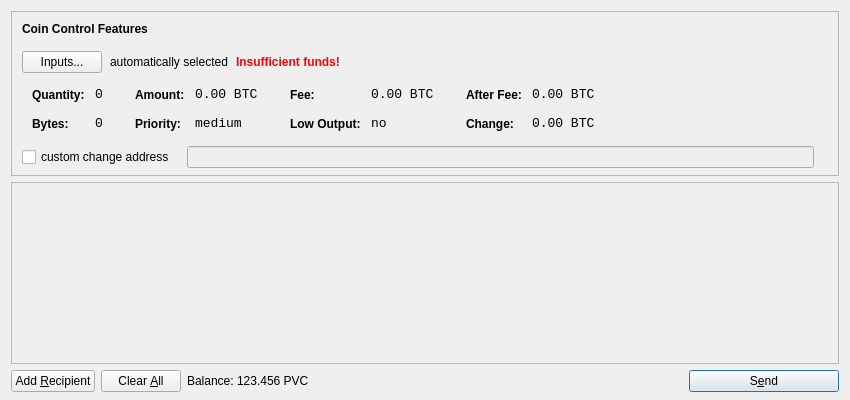
<?xml version="1.0" encoding="UTF-8"?>
<ui version="4.0">
 <class>SendCoinsDialog</class>
 <widget class="QDialog" name="SendCoinsDialog">
  <property name="geometry">
   <rect>
    <x>0</x>
    <y>0</y>
    <width>850</width>
    <height>400</height>
   </rect>
  </property>
  <property name="windowTitle">
   <string>Send Coins</string>
  </property>
  <layout class="QVBoxLayout" name="verticalLayout" stretch="0,1,0">
   <property name="bottomMargin">
    <number>8</number>
   </property>
   <item>
    <widget class="QFrame" name="frameCoinControl">
     <property name="sizePolicy">
      <sizepolicy hsizetype="Expanding" vsizetype="Expanding">
       <horstretch>0</horstretch>
       <verstretch>0</verstretch>
      </sizepolicy>
     </property>
     <property name="maximumSize">
      <size>
       <width>16777215</width>
       <height>16777215</height>
      </size>
     </property>
     <property name="frameShape">
      <enum>QFrame::StyledPanel</enum>
     </property>
     <property name="frameShadow">
      <enum>QFrame::Sunken</enum>
     </property>
     <layout class="QVBoxLayout" name="verticalLayoutCoinControl2">
      <property name="spacing">
       <number>-1</number>
      </property>
      <property name="leftMargin">
       <number>0</number>
      </property>
      <property name="topMargin">
       <number>0</number>
      </property>
      <property name="rightMargin">
       <number>0</number>
      </property>
      <property name="bottomMargin">
       <number>6</number>
      </property>
      <item>
       <layout class="QVBoxLayout" name="verticalLayoutCoinControl" stretch="0,0,0,0,1">
        <property name="spacing">
         <number>0</number>
        </property>
        <property name="leftMargin">
         <number>10</number>
        </property>
        <property name="topMargin">
         <number>10</number>
        </property>
        <item>
         <layout class="QHBoxLayout" name="horizontalLayoutCoinControl1">
          <property name="bottomMargin">
           <number>15</number>
          </property>
          <item>
           <widget class="QLabel" name="labelCoinControlFeatures">
            <property name="sizePolicy">
             <sizepolicy hsizetype="Preferred" vsizetype="Maximum">
              <horstretch>0</horstretch>
              <verstretch>0</verstretch>
             </sizepolicy>
            </property>
            <property name="font">
             <font>
              <weight>75</weight>
              <bold>true</bold>
             </font>
            </property>
            <property name="styleSheet">
             <string notr="true">font-weight:bold;</string>
            </property>
            <property name="text">
             <string>Coin Control Features</string>
            </property>
           </widget>
          </item>
         </layout>
        </item>
        <item>
         <layout class="QHBoxLayout" name="horizontalLayoutCoinControl2" stretch="0,0,0,0">
          <property name="spacing">
           <number>8</number>
          </property>
          <property name="bottomMargin">
           <number>10</number>
          </property>
          <item>
           <widget class="QPushButton" name="pushButtonCoinControl">
            <property name="styleSheet">
             <string notr="true"/>
            </property>
            <property name="text">
             <string>Inputs...</string>
            </property>
           </widget>
          </item>
          <item>
           <widget class="QLabel" name="labelCoinControlAutomaticallySelected">
            <property name="text">
             <string>automatically selected</string>
            </property>
            <property name="margin">
             <number>5</number>
            </property>
           </widget>
          </item>
          <item>
           <widget class="QLabel" name="labelCoinControlInsuffFunds">
            <property name="font">
             <font>
              <weight>75</weight>
              <bold>true</bold>
             </font>
            </property>
            <property name="styleSheet">
             <string notr="true">color:red;font-weight:bold;</string>
            </property>
            <property name="text">
             <string>Insufficient funds!</string>
            </property>
            <property name="margin">
             <number>5</number>
            </property>
           </widget>
          </item>
          <item>
           <spacer name="horizontalSpacerCoinControl">
            <property name="orientation">
             <enum>Qt::Horizontal</enum>
            </property>
            <property name="sizeHint" stdset="0">
             <size>
              <width>40</width>
              <height>1</height>
             </size>
            </property>
           </spacer>
          </item>
         </layout>
        </item>
        <item>
         <widget class="QWidget" name="widgetCoinControl" native="true">
          <property name="sizePolicy">
           <sizepolicy hsizetype="Preferred" vsizetype="Preferred">
            <horstretch>0</horstretch>
            <verstretch>0</verstretch>
           </sizepolicy>
          </property>
          <property name="minimumSize">
           <size>
            <width>0</width>
            <height>0</height>
           </size>
          </property>
          <property name="styleSheet">
           <string notr="true"/>
          </property>
          <layout class="QHBoxLayout" name="horizontalLayoutCoinControl5">
           <property name="margin">
            <number>0</number>
           </property>
           <item>
            <layout class="QHBoxLayout" name="horizontalLayoutCoinControl3" stretch="0,0,0,1">
             <property name="spacing">
              <number>20</number>
             </property>
             <property name="topMargin">
              <number>0</number>
             </property>
             <property name="bottomMargin">
              <number>10</number>
             </property>
             <item>
              <layout class="QFormLayout" name="formLayoutCoinControl1">
               <property name="horizontalSpacing">
                <number>10</number>
               </property>
               <property name="verticalSpacing">
                <number>14</number>
               </property>
               <property name="leftMargin">
                <number>10</number>
               </property>
               <property name="topMargin">
                <number>4</number>
               </property>
               <property name="rightMargin">
                <number>6</number>
               </property>
               <item row="0" column="0">
                <widget class="QLabel" name="labelCoinControlQuantityText">
                 <property name="styleSheet">
                  <string notr="true">font-weight:bold;</string>
                 </property>
                 <property name="text">
                  <string>Quantity:</string>
                 </property>
                 <property name="margin">
                  <number>0</number>
                 </property>
                </widget>
               </item>
               <item row="0" column="1">
                <widget class="QLabel" name="labelCoinControlQuantity">
                 <property name="font">
                  <font>
                   <family>Monospace</family>
                   <pointsize>10</pointsize>
                  </font>
                 </property>
                 <property name="cursor">
                  <cursorShape>IBeamCursor</cursorShape>
                 </property>
                 <property name="contextMenuPolicy">
                  <enum>Qt::ActionsContextMenu</enum>
                 </property>
                 <property name="text">
                  <string notr="true">0</string>
                 </property>
                 <property name="margin">
                  <number>0</number>
                 </property>
                 <property name="textInteractionFlags">
                  <set>Qt::LinksAccessibleByMouse|Qt::TextSelectableByKeyboard|Qt::TextSelectableByMouse</set>
                 </property>
                </widget>
               </item>
               <item row="1" column="0">
                <widget class="QLabel" name="labelCoinControlBytesText">
                 <property name="styleSheet">
                  <string notr="true">font-weight:bold;</string>
                 </property>
                 <property name="text">
                  <string>Bytes:</string>
                 </property>
                </widget>
               </item>
               <item row="1" column="1">
                <widget class="QLabel" name="labelCoinControlBytes">
                 <property name="font">
                  <font>
                   <family>Monospace</family>
                   <pointsize>10</pointsize>
                  </font>
                 </property>
                 <property name="cursor">
                  <cursorShape>IBeamCursor</cursorShape>
                 </property>
                 <property name="contextMenuPolicy">
                  <enum>Qt::ActionsContextMenu</enum>
                 </property>
                 <property name="text">
                  <string notr="true">0</string>
                 </property>
                 <property name="textInteractionFlags">
                  <set>Qt::LinksAccessibleByMouse|Qt::TextSelectableByKeyboard|Qt::TextSelectableByMouse</set>
                 </property>
                </widget>
               </item>
              </layout>
             </item>
             <item>
              <layout class="QFormLayout" name="formLayoutCoinControl2">
               <property name="horizontalSpacing">
                <number>10</number>
               </property>
               <property name="verticalSpacing">
                <number>14</number>
               </property>
               <property name="leftMargin">
                <number>6</number>
               </property>
               <property name="topMargin">
                <number>4</number>
               </property>
               <property name="rightMargin">
                <number>6</number>
               </property>
               <item row="0" column="0">
                <widget class="QLabel" name="labelCoinControlAmountText">
                 <property name="styleSheet">
                  <string notr="true">font-weight:bold;</string>
                 </property>
                 <property name="text">
                  <string>Amount:</string>
                 </property>
                 <property name="margin">
                  <number>0</number>
                 </property>
                </widget>
               </item>
               <item row="0" column="1">
                <widget class="QLabel" name="labelCoinControlAmount">
                 <property name="font">
                  <font>
                   <family>Monospace</family>
                   <pointsize>10</pointsize>
                  </font>
                 </property>
                 <property name="cursor">
                  <cursorShape>IBeamCursor</cursorShape>
                 </property>
                 <property name="contextMenuPolicy">
                  <enum>Qt::ActionsContextMenu</enum>
                 </property>
                 <property name="text">
                  <string notr="true">0.00 BTC</string>
                 </property>
                 <property name="textInteractionFlags">
                  <set>Qt::LinksAccessibleByMouse|Qt::TextSelectableByKeyboard|Qt::TextSelectableByMouse</set>
                 </property>
                </widget>
               </item>
               <item row="1" column="0">
                <widget class="QLabel" name="labelCoinControlPriorityText">
                 <property name="styleSheet">
                  <string notr="true">font-weight:bold;</string>
                 </property>
                 <property name="text">
                  <string>Priority:</string>
                 </property>
                </widget>
               </item>
               <item row="1" column="1">
                <widget class="QLabel" name="labelCoinControlPriority">
                 <property name="font">
                  <font>
                   <family>Monospace</family>
                   <pointsize>10</pointsize>
                  </font>
                 </property>
                 <property name="cursor">
                  <cursorShape>IBeamCursor</cursorShape>
                 </property>
                 <property name="contextMenuPolicy">
                  <enum>Qt::ActionsContextMenu</enum>
                 </property>
                 <property name="text">
                  <string>medium</string>
                 </property>
                 <property name="textInteractionFlags">
                  <set>Qt::LinksAccessibleByMouse|Qt::TextSelectableByKeyboard|Qt::TextSelectableByMouse</set>
                 </property>
                </widget>
               </item>
              </layout>
             </item>
             <item>
              <layout class="QFormLayout" name="formLayoutCoinControl3">
               <property name="horizontalSpacing">
                <number>10</number>
               </property>
               <property name="verticalSpacing">
                <number>14</number>
               </property>
               <property name="leftMargin">
                <number>6</number>
               </property>
               <property name="topMargin">
                <number>4</number>
               </property>
               <property name="rightMargin">
                <number>6</number>
               </property>
               <item row="0" column="0">
                <widget class="QLabel" name="labelCoinControlFeeText">
                 <property name="styleSheet">
                  <string notr="true">font-weight:bold;</string>
                 </property>
                 <property name="text">
                  <string>Fee:</string>
                 </property>
                 <property name="margin">
                  <number>0</number>
                 </property>
                </widget>
               </item>
               <item row="0" column="1">
                <widget class="QLabel" name="labelCoinControlFee">
                 <property name="font">
                  <font>
                   <family>Monospace</family>
                   <pointsize>10</pointsize>
                  </font>
                 </property>
                 <property name="cursor">
                  <cursorShape>IBeamCursor</cursorShape>
                 </property>
                 <property name="contextMenuPolicy">
                  <enum>Qt::ActionsContextMenu</enum>
                 </property>
                 <property name="text">
                  <string notr="true">0.00 BTC</string>
                 </property>
                 <property name="textInteractionFlags">
                  <set>Qt::LinksAccessibleByMouse|Qt::TextSelectableByKeyboard|Qt::TextSelectableByMouse</set>
                 </property>
                </widget>
               </item>
               <item row="1" column="0">
                <widget class="QLabel" name="labelCoinControlLowOutputText">
                 <property name="styleSheet">
                  <string notr="true">font-weight:bold;</string>
                 </property>
                 <property name="text">
                  <string>Low Output:</string>
                 </property>
                </widget>
               </item>
               <item row="1" column="1">
                <widget class="QLabel" name="labelCoinControlLowOutput">
                 <property name="font">
                  <font>
                   <family>Monospace</family>
                   <pointsize>10</pointsize>
                  </font>
                 </property>
                 <property name="cursor">
                  <cursorShape>IBeamCursor</cursorShape>
                 </property>
                 <property name="contextMenuPolicy">
                  <enum>Qt::ActionsContextMenu</enum>
                 </property>
                 <property name="text">
                  <string>no</string>
                 </property>
                 <property name="textInteractionFlags">
                  <set>Qt::LinksAccessibleByMouse|Qt::TextSelectableByKeyboard|Qt::TextSelectableByMouse</set>
                 </property>
                </widget>
               </item>
              </layout>
             </item>
             <item>
              <layout class="QFormLayout" name="formLayoutCoinControl4">
               <property name="horizontalSpacing">
                <number>10</number>
               </property>
               <property name="verticalSpacing">
                <number>14</number>
               </property>
               <property name="leftMargin">
                <number>6</number>
               </property>
               <property name="topMargin">
                <number>4</number>
               </property>
               <property name="rightMargin">
                <number>6</number>
               </property>
               <item row="0" column="0">
                <widget class="QLabel" name="labelCoinControlAfterFeeText">
                 <property name="styleSheet">
                  <string notr="true">font-weight:bold;</string>
                 </property>
                 <property name="text">
                  <string>After Fee:</string>
                 </property>
                 <property name="margin">
                  <number>0</number>
                 </property>
                </widget>
               </item>
               <item row="0" column="1">
                <widget class="QLabel" name="labelCoinControlAfterFee">
                 <property name="font">
                  <font>
                   <family>Monospace</family>
                   <pointsize>10</pointsize>
                  </font>
                 </property>
                 <property name="cursor">
                  <cursorShape>IBeamCursor</cursorShape>
                 </property>
                 <property name="contextMenuPolicy">
                  <enum>Qt::ActionsContextMenu</enum>
                 </property>
                 <property name="text">
                  <string notr="true">0.00 BTC</string>
                 </property>
                 <property name="textInteractionFlags">
                  <set>Qt::LinksAccessibleByMouse|Qt::TextSelectableByKeyboard|Qt::TextSelectableByMouse</set>
                 </property>
                </widget>
               </item>
               <item row="1" column="0">
                <widget class="QLabel" name="labelCoinControlChangeText">
                 <property name="styleSheet">
                  <string notr="true">font-weight:bold;</string>
                 </property>
                 <property name="text">
                  <string>Change:</string>
                 </property>
                </widget>
               </item>
               <item row="1" column="1">
                <widget class="QLabel" name="labelCoinControlChange">
                 <property name="font">
                  <font>
                   <family>Monospace</family>
                   <pointsize>10</pointsize>
                  </font>
                 </property>
                 <property name="cursor">
                  <cursorShape>IBeamCursor</cursorShape>
                 </property>
                 <property name="contextMenuPolicy">
                  <enum>Qt::ActionsContextMenu</enum>
                 </property>
                 <property name="text">
                  <string notr="true">0.00 BTC</string>
                 </property>
                 <property name="textInteractionFlags">
                  <set>Qt::LinksAccessibleByMouse|Qt::TextSelectableByKeyboard|Qt::TextSelectableByMouse</set>
                 </property>
                </widget>
               </item>
              </layout>
             </item>
            </layout>
           </item>
          </layout>
         </widget>
        </item>
        <item>
         <layout class="QHBoxLayout" name="horizontalLayoutCoinControl4" stretch="0,0,0">
          <property name="spacing">
           <number>12</number>
          </property>
          <property name="sizeConstraint">
           <enum>QLayout::SetDefaultConstraint</enum>
          </property>
          <property name="topMargin">
           <number>5</number>
          </property>
          <property name="rightMargin">
           <number>5</number>
          </property>
          <item>
           <widget class="QCheckBox" name="checkBoxCoinControlChange">
            <property name="text">
             <string>custom change address</string>
            </property>
           </widget>
          </item>
          <item>
           <widget class="QLineEdit" name="lineEditCoinControlChange">
            <property name="enabled">
             <bool>false</bool>
            </property>
            <property name="sizePolicy">
             <sizepolicy hsizetype="Expanding" vsizetype="Fixed">
              <horstretch>0</horstretch>
              <verstretch>0</verstretch>
             </sizepolicy>
            </property>
           </widget>
          </item>
          <item>
           <widget class="QLabel" name="labelCoinControlChangeLabel">
            <property name="sizePolicy">
             <sizepolicy hsizetype="Preferred" vsizetype="Expanding">
              <horstretch>0</horstretch>
              <verstretch>0</verstretch>
             </sizepolicy>
            </property>
            <property name="minimumSize">
             <size>
              <width>0</width>
              <height>0</height>
             </size>
            </property>
            <property name="text">
             <string/>
            </property>
            <property name="margin">
             <number>3</number>
            </property>
           </widget>
          </item>
         </layout>
        </item>
        <item>
         <spacer name="verticalSpacerCoinControl">
          <property name="orientation">
           <enum>Qt::Vertical</enum>
          </property>
          <property name="sizeHint" stdset="0">
           <size>
            <width>800</width>
            <height>1</height>
           </size>
          </property>
         </spacer>
        </item>
       </layout>
      </item>
     </layout>
    </widget>
   </item>
   <item>
    <widget class="QScrollArea" name="scrollArea">
     <property name="widgetResizable">
      <bool>true</bool>
     </property>
     <widget class="QWidget" name="scrollAreaWidgetContents">
      <property name="geometry">
       <rect>
        <x>0</x>
        <y>0</y>
        <width>830</width>
        <height>165</height>
       </rect>
      </property>
      <layout class="QVBoxLayout" name="verticalLayout_2">
       <property name="margin">
        <number>0</number>
       </property>
       <item>
        <layout class="QVBoxLayout" name="entries">
         <property name="spacing">
          <number>6</number>
         </property>
        </layout>
       </item>
       <item>
        <spacer name="verticalSpacer">
         <property name="orientation">
          <enum>Qt::Vertical</enum>
         </property>
         <property name="sizeHint" stdset="0">
          <size>
           <width>20</width>
           <height>40</height>
          </size>
         </property>
        </spacer>
       </item>
      </layout>
     </widget>
    </widget>
   </item>
   <item>
    <layout class="QHBoxLayout" name="horizontalLayout">
     <item>
      <widget class="QPushButton" name="addButton">
       <property name="toolTip">
        <string>Send to multiple recipients at once</string>
       </property>
       <property name="text">
        <string>Add &amp;Recipient</string>
       </property>
       <property name="icon">
        <iconset resource="../bitcoin.qrc">
         <normaloff>:/icons/add</normaloff>:/icons/add</iconset>
       </property>
       <property name="autoDefault">
        <bool>false</bool>
       </property>
      </widget>
     </item>
     <item>
      <widget class="QPushButton" name="clearButton">
       <property name="sizePolicy">
        <sizepolicy hsizetype="Minimum" vsizetype="Fixed">
         <horstretch>0</horstretch>
         <verstretch>0</verstretch>
        </sizepolicy>
       </property>
       <property name="toolTip">
        <string>Remove all transaction fields</string>
       </property>
       <property name="text">
        <string>Clear &amp;All</string>
       </property>
       <property name="icon">
        <iconset resource="../bitcoin.qrc">
         <normaloff>:/icons/remove</normaloff>:/icons/remove</iconset>
       </property>
       <property name="autoRepeatDelay">
        <number>300</number>
       </property>
       <property name="autoDefault">
        <bool>false</bool>
       </property>
      </widget>
     </item>
     <item>
      <layout class="QHBoxLayout" name="horizontalLayout_2">
       <property name="spacing">
        <number>3</number>
       </property>
       <item>
        <widget class="QLabel" name="label">
         <property name="text">
          <string>Balance:</string>
         </property>
        </widget>
       </item>
       <item>
        <widget class="QLabel" name="labelBalance">
         <property name="cursor">
          <cursorShape>IBeamCursor</cursorShape>
         </property>
         <property name="text">
          <string>123.456 PVC</string>
         </property>
         <property name="textInteractionFlags">
          <set>Qt::LinksAccessibleByMouse|Qt::TextSelectableByKeyboard|Qt::TextSelectableByMouse</set>
         </property>
        </widget>
       </item>
      </layout>
     </item>
     <item>
      <spacer name="horizontalSpacer">
       <property name="orientation">
        <enum>Qt::Horizontal</enum>
       </property>
       <property name="sizeHint" stdset="0">
        <size>
         <width>40</width>
         <height>20</height>
        </size>
       </property>
      </spacer>
     </item>
     <item>
      <widget class="QPushButton" name="sendButton">
       <property name="minimumSize">
        <size>
         <width>150</width>
         <height>0</height>
        </size>
       </property>
       <property name="toolTip">
        <string>Confirm the send action</string>
       </property>
       <property name="text">
        <string>S&amp;end</string>
       </property>
       <property name="icon">
        <iconset resource="../bitcoin.qrc">
         <normaloff>:/icons/send</normaloff>:/icons/send</iconset>
       </property>
       <property name="default">
        <bool>true</bool>
       </property>
      </widget>
     </item>
    </layout>
   </item>
  </layout>
 </widget>
 <resources>
  <include location="../bitcoin.qrc"/>
 </resources>
 <connections/>
</ui>
